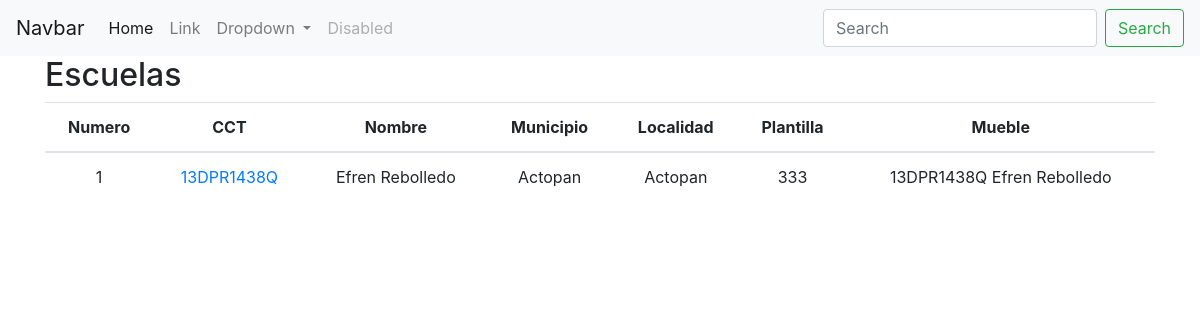
The app's page /entidad-convocatoria/baja-california-sur-2018/, older data.
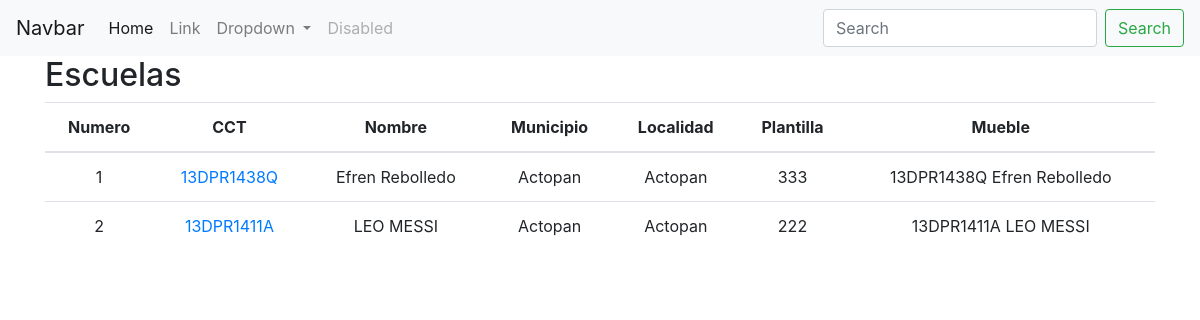
The same page, newer data.
### escuelas/models.py (models this page shows, shortened)
class Escuela(models.Model):
	entidad_convocatoria = models.ForeignKey(EntidadConvocatoria, on_delete=models.CASCADE)
	numero = models.IntegerField()
	cct = models.CharField(max_length=10)
	nombre = models.TextField()
	nivel_educativo = models.CharField(max_length=20, choices=nivel_choices)
	turno = models.CharField(max_length=20, default="Matutino", choices=turno_choices)
	plantilla_escolar = models.IntegerField()
	municipio = models.CharField(max_length=50)
	domicilio = models.TextField()
	localidad = models.CharField(max_length=50)
	director = models.CharField(max_length=50, blank=True, null=True)
	telefono = models.CharField(max_length=10, blank=True, null=True)
	esta_sustituida = models.BooleanField(default=False)
	es_sustitucion = models.BooleanField(default=False)
	slug = models.SlugField(max_length=50, blank=True, unique=True)
	def __str__(self):
		return '{} {}'.format(self.cct, self.nombre)
	entidad_convocatoria = models.ForeignKey(EntidadConvocatoria, on_delete=models.CASCADE)
	numero = models.IntegerField()
	cct = models.CharField(max_length=10)
	nombre = models.TextField()
	nivel_educativo = models.CharField(max_length=20, choices=nivel_choices)
	turno = models.CharField(max_length=20, default="Matutino", choices=turno_choices)
	plantilla_escolar = models.IntegerField()
	municipio = models.CharField(max_length=50)
	domicilio = models.TextField()
	localidad = models.CharField(max_length=50)
	director = models.CharField(max_length=50, blank=True, null=True)
	telefono = models.CharField(max_length=10, blank=True, null=True)
	esta_sustituida = models.BooleanField(default=False)
	es_sustitucion = models.BooleanField(default=False)

### escuelas/views.py (the view)
# urls.py: path('entidad-convocatoria/<slug:slug>/', EntidadConvocatoriaDetailView.as_view(), name='entidad-convocatoria-detail'),
class EntidadConvocatoriaDetailView(DetailView):
	model = EntidadConvocatoria
	def get_context_data(self, **kwargs):
		context = super(EntidadConvocatoriaDetailView, self).get_context_data(**kwargs)
		context['escuelas'] = Escuela.objects.filter(entidad_convocatoria=self.object)
		return context

### escuelas/templates/escuelas/entidadconvocatoria_detail.html
{% extends 'base.html'%}
{%block content%}
	<h2>Escuelas</h2>
	<div class="table-responsive text-center">
		<table class="table">
			<thead>
				<th>Numero</th>
				<th>CCT</th>
				<th>Nombre</th>
				<th>Municipio</th>
				<th>Localidad</th>
				<th>Plantilla</th>
				<th>Mueble</th>
			</thead>
			<tbody>
	{%for escuela in escuelas%}
				<tr>
					<td>{{escuela.numero}}</td>
					<td><a href="{%url 'escuelas:escuela-detail' escuela.slug%}">{{escuela.cct}}</a></td>
					<td>{{escuela.nombre}}</td>
					<td>{{escuela.municipio}}</td>
					<td>{{escuela.localidad}}</td>
					<td>{{escuela.plantilla_escolar}}</td>
					<td>{{escuela}}</td>
				</tr>
	{%empty%}
				<tr>
					<td colspan="3">Lista de regiones vacia</td>
				</tr>
	{%endfor%}
			</tbody>
		</table>
	</div>
{%endblock content%}

### templates/base.html (shortened to what this page needs)
<!DOCTYPE html>
<html>
<head>
	<link rel="stylesheet" href="https://stackpath.bootstrapcdn.com/bootstrap/4.3.1/css/bootstrap.min.css">
</head>
<body>
<nav class="navbar navbar-expand-lg navbar-light bg-light">
  <a class="navbar-brand" href="#">Navbar</a>
  <div class="collapse navbar-collapse" id="navbarSupportedContent">
    <ul class="navbar-nav mr-auto">
      <li class="nav-item active">
        <a class="nav-link" href="#">Home <span class="sr-only">(current)</span></a>
      </li>
      <li class="nav-item">
        <a class="nav-link" href="#">Link</a>
      </li>
      <li class="nav-item dropdown">
        <a class="nav-link dropdown-toggle" href="#" id="navbarDropdown" role="button" data-toggle="dropdown" aria-haspopup="true" aria-expanded="false">
          Dropdown
        </a>
      </li>
      <li class="nav-item">
        <a class="nav-link disabled" href="#" tabindex="-1" aria-disabled="true">Disabled</a>
      </li>
    </ul>
    <form class="form-inline my-2 my-lg-0">
      <input class="form-control mr-sm-2" type="search" placeholder="Search" aria-label="Search">
      <button class="btn btn-outline-success my-2 my-sm-0" type="submit">Search</button>
    </form>
  </div>
</nav>
<div class="container">
	{%block content%}
	{%endblock content%}
</div>
</body>
</html>

Row changes from the older to the newer data that the page shows:
added Escuela: numero "2", cct "13DPR1411A", nombre "LEO MESSI", municipio "Actopan", localidad "Actopan", plantilla_escolar "222", cct+nombre "13DPR1411A LEO MESSI"
